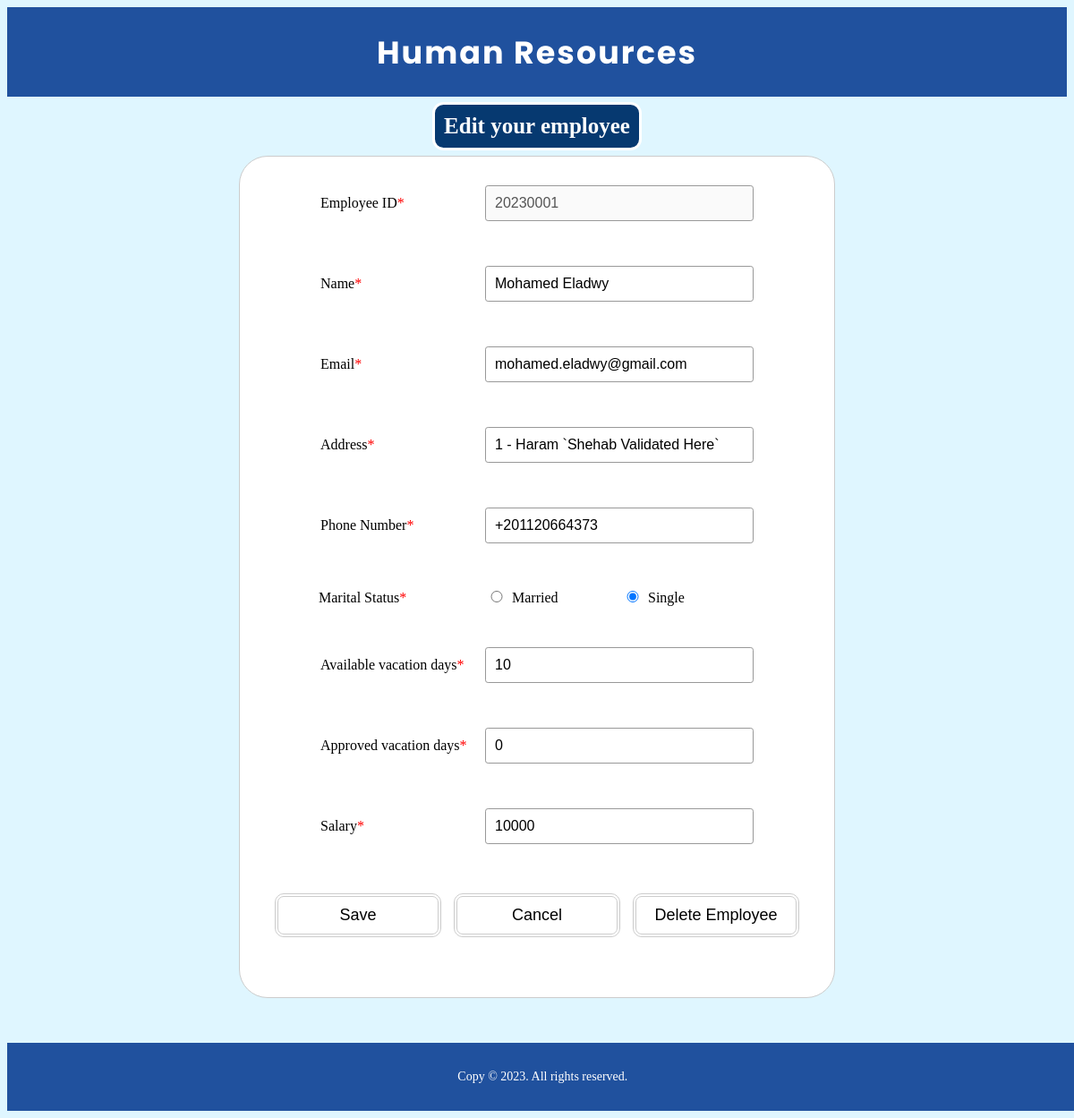
/search-employee/edit-employee/20230001, run on the app's committed database.
### HumanResources/models.py (models this page shows, shortened)
class Employee(models.Model):
    GENDER_CHOICES = (
        ('M', 'Male'),
        ('F', 'Female'),
    )
    MARITAL_STATUS_CHOICES = (
        ('S', 'Single'),
        ('M', 'Married'),
    )
    id = models.IntegerField(default=20230000, primary_key=True)
    name = models.CharField(max_length=100)
    email = models.EmailField(default="mail@gmail.com")
    phoneNumber = models.CharField(max_length=20)
    address = models.CharField(max_length=100)
    gender = models.CharField(
        max_length=1, choices=GENDER_CHOICES, default='M')
    maritalStatus = models.CharField(
        max_length=1, choices=MARITAL_STATUS_CHOICES, null=True)
    availableVacationDays = models.IntegerField(default=0)
    approvedVacationDays = models.IntegerField(default=0)
    salary = models.IntegerField()
    birthDay = models.DateField(null=True)

### HumanResources/views.py (the view, shortened to what this page needs)
# urls.py: path('search-employee/edit-employee/<int:employeeId>', views.editEmployeeForm, name='editEmployeeForm'),
def editEmployeeForm(request: HttpRequest, employeeId: int):
    employee = Employee.objects.get(id=employeeId)
    form = initialFormData(employee)
    return render(request, 'pages/edit-employee.html', {
        'form': form,
        'id': employee.id
    })

### HumanResources/views.py (called while the page is built)
def initialFormData(employee: Employee, isDesiabled: bool = True) -> EmployeeForm:
    initialData = {
        'id': employee.id,
        'name': employee.name,
        'email': employee.email,
        'address': employee.address,
        'phoneNumber': employee.phoneNumber,
        'gender': employee.gender,
        'maritalStatus': employee.maritalStatus,
        'availableVacationDays': employee.availableVacationDays,
        'approvedVacationDays': employee.approvedVacationDays,
        'salary': employee.salary,
        'birthDay': employee.birthDay
    }
    form = EmployeeForm(initial=initialData)
    return form

### HumanResources/templates/pages/edit-employee.html (shortened to what this page needs)
{% extends './base.html' %}
{% load static %}
{% block styleSheets %}
<link rel="stylesheet" href="{% static 'styles/index-style.css' %}" />
<link rel="stylesheet" href="{% static 'styles/form-style.css' %}">
{% endblock styleSheets %}
{% block body %}
<div class="form-container">
    <h2>Edit your employee</h2>
    {% if id %}
    <form id="edit-employee-form" action="{% url 'editEmployeeForm' id %}" method='post'>
        {% for field in form %}
        <div class="form-element">
            <label for="{{ field.id_for_label }}">{{ field.label }}<span aria-label="required">*</span></label>
            {{ field }}
        </div>
        {% endfor %}
        <div class="form-element">
            <button id="save-btn" type="submit">Save</button>
            <a href="{% url 'searchEmployee' %}"><button id="cancel-btn" type="button">Cancel</button></a>
            <a href="{% url 'deleteEmployee' id %}"><button id="delete-btn" type="button">Delete Employee</button></a>
        </div>
        <p class="errorMessage">{{ errorMessage }}</p>
    </form>
    {% else %}
        <p class="errorMessage">{{ errorMessage }}</p>
        <a href="{% url 'searchEmployee' %}"><button id="cancel-btn" type="button">Back to Search</button></a>
    {% endif %}
</div>
{% endblock body %}

### HumanResources/static/styles/index-style.css (style rules this page uses)
body { background-color: #DFF6FF; }

### HumanResources/static/styles/form-style.css (style rules this page uses)
.form-container { text-align: center; }
.form-container h2 { font-size: 25px; color: white; background-color: #063970; width: fit-content; padding: 10px; border-style: solid; border-radius: 0.5em; margin: 0.5% auto; text-align: center; }
.errorMessage { color: red; background-color: white; text-align: center; width: fit-content; font-size: 25px; font-weight: bold; margin: 0.2em auto; padding: 10px; border-radius: 1em; }
form { color: black; background-color: white; margin: 0 auto; width: 600px; padding: 2em; border: 1px solid #ccc; border-radius: 2em; }
.form-element+.form-element { margin-top: 1.5em; }
#maritalStatus { display: inline-block; width: 19em; text-align: left; }
#maritalStatus div { display: inline-block; width: 50%; }
label { display: inline-block; width: 180px; text-align: left; }
input[type="radio"] { width: 20px; }
input, textarea { font: 1em sans-serif; width: 300px; box-sizing: border-box; border: 1px solid #999; border-radius: 0.2em; }
[aria-label="required"] { color: red; }
form div:last-child { text-align: center; }
button { display: inline-block; background-color: #ffffff; border-radius: 10px; border: 4px double #cccccc; color: #000000; text-align: center; font-size: 18px; padding: 10px; width: 186px; transition: all 0.3s; cursor: pointer; margin: 5px; }

### HumanResources/templates/pages/edit-employee.html (style rules this page uses)
.form-container input { padding: 10px; margin-bottom: 10px; }

### data on the page
Employee: form "20230001" "Mohamed Eladwy" "mohamed.eladwy@gmail.com" "1 - Haram `Shehab Validated Here`" "+201120664373" "☐ Married ☑ Single" "10" "0" "10000"

### other printed values
{{ field.label }} "Employee ID" "Name" "Email" "Address" "Phone Number" "Marital Status" "Available vacation days" "Approved vacation days" "Salary"
